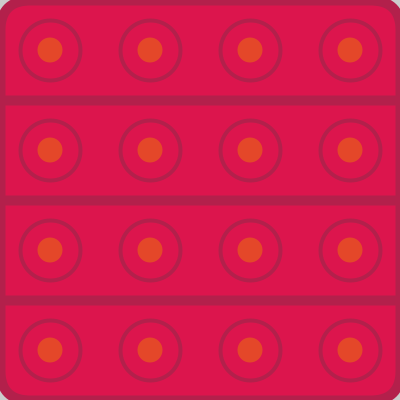
Frame 1 (no input)
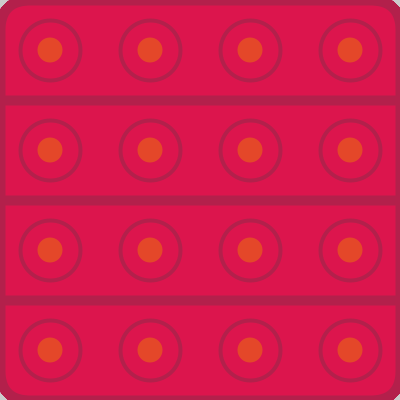
Frame 60 (the mouse pressed at the canvas centre just before this capture)
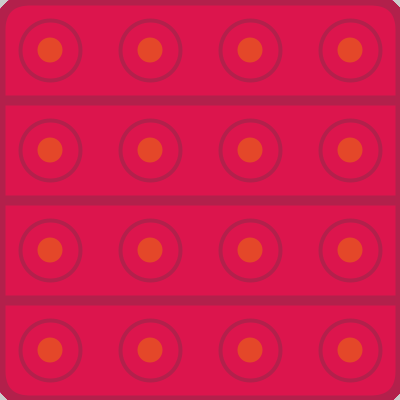
Frame 120 (the mouse held since frame 60 and released just before this capture)

The Processing sketch that drew these frames (run headless with seeded random() and noise(); from frame 60 on, the mouse is pressed at the canvas centre):

// Processing sketch: week09_5_happy_bubble_part2
// ── week09_5_happy_bubble_part2.pde
//week09-5-happy-bubble-part2
void setup(){
  size(400,400);
}
void draw(){
  stroke(179,32,75);//線的顏色
  strokeWeight(10);//線的粗細
  fill(220,21,77);//填色
  rect(0,0,400,400,30);//弧度
  for(int i=100;i<=300;i+=100)line(0,i,400,i);
  for(int i=0;i<4;i++){
    for(int j=0;j<4;j++){
      int x=50+j*100,y=50+i*100;
      stroke(179,32,75);
      fill(220,21,77);
      strokeWeight(4);
      ellipse(x,y,60,60);
      noStroke();
      fill(228,71,41);
      ellipse(x,y,25,25);
    }
  }
}
